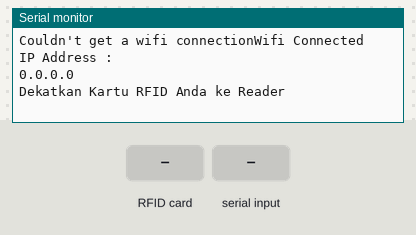
Simulated run of this sketch. Board: ESP8266 (NodeMCU). Shown: the last lines printed to the serial monitor. The inputs (shaded band) are chosen by the test bench. WiFi joins after 1.5 s; servers stay silent unless stated; uploads are accepted with an empty reply.

Above: at 1.7 s.
1.8 s: RFID card 5E 7A 19 C4 held to the reader
At 3.4 s:
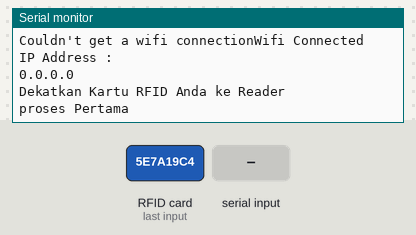
3.7 s: "y" received over the second serial link
At 5.1 s:
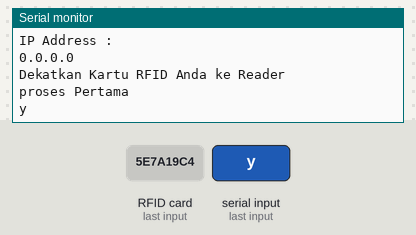
7.7 s: "berhasil" received over the second serial link
At 9.2 s:
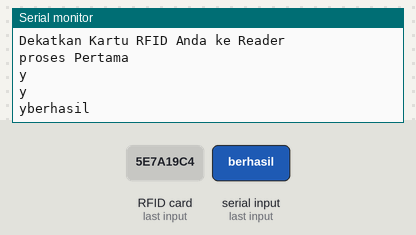
11.7 s: "ambil" received over the second serial link
At 13.2 s:
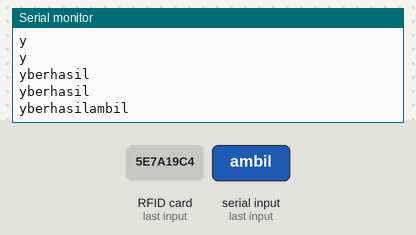
15.7 s: "habis" received over the second serial link
At 17.2 s:
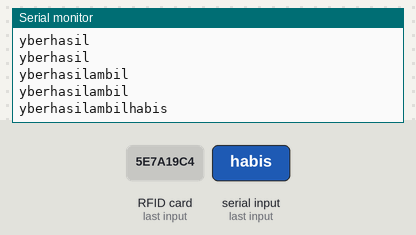
19.8 s: RFID card 5E 7A 19 C4 held to the reader
At 20.07 s:
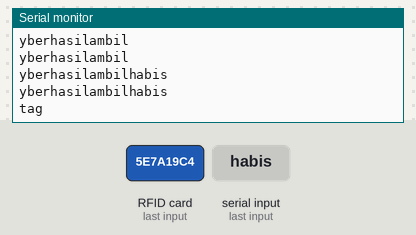

Measured:
- after the input at 1.8 s, the serial monitor: prints a new line after 0.41 s (image 1)
- after the input at 3.7 s, the serial monitor: prints a new line after 0.51 s (image 2)
- after the input at 7.7 s, the serial monitor: prints a new line after 0.54 s (image 3)
- after the input at 11.7 s, the serial monitor: prints a new line after 0.57 s (image 4)
- after the input at 15.7 s, the serial monitor: prints a new line after 0.59 s (image 5)
- after the input at 19.8 s, the serial monitor: prints a new line at once (image 6)

The sketch:

nodemcu.ino
```cpp
//libarary rfid
#include <SoftwareSerial.h>
#include <MFRC522.h>
#include <SPI.h>
//library wifi
#include <ESP8266HTTPClient.h>
#include <ESP8266WiFi.h>

//Network SSID
const char* ssid = "empty";
const char* password = "makansamba1122";

//pengenal host (server) = IP Address komputer server
const char* host = "192.168.43.118";

//sediakan variabel untuk RFID
#define SDA_PIN 2  //D4
#define RST_PIN 0  //D3

MFRC522 mfrc522(SDA_PIN, RST_PIN);
//untuk software serial
SoftwareSerial mySerial(5, 4); // RX, TX

String arrDataWeb[3];
int indexWeb = 0;

//untuk milis
unsigned long previousMillis = 0;
const long interval = 2000;

WiFiClient client;
int status = WL_IDLE_STATUS;
String text = "";
String minta = "";
void setup() {
  Serial.begin(115200);
  mySerial.begin(9600);

  //setting koneksi wifi
  WiFi.hostname("NodeMCU");
  status = WiFi.begin(ssid, password);

  //cek koneksi wifi

  if(WiFi.status() != WL_CONNECTED)
  {
    //progress sedang mencari WiFi
    delay(500);
    Serial.print("Couldn't get a wifi connection");
  }else{
    Serial.println("Connected to wifi");
    Serial.println("\nStarting connection...");
    // if you get a connection, report back via serial:
    if (client.connect(host, 80)) {
      Serial.println("connected");
      // Make a HTTP request:
      client.println("GET /search?q=arduino HTTP/1.0");
      client.println();
    }
  }

  Serial.println("Wifi Connected");
  Serial.println("IP Address : ");
  Serial.println(WiFi.localIP());

  SPI.begin();
  mfrc522.PCD_Init();
  Serial.println("Dekatkan Kartu RFID Anda ke Reader");
  Serial.println();

}

void loop() {
  unsigned long currentMillis = millis(); // baca waktu
  //  proses baca data kiriman dari mega
  if(currentMillis - previousMillis >= interval){
    //  update previousMillis
    previousMillis = currentMillis;

    while(mySerial.available() > 0){
      minta += char(mySerial.read());
    }
    minta.trim();
    Serial.println(minta);
    if(minta == "y"){
      text = "berhasil";
//      Serial.println(text);
    }else{
      text = "tag";
//      Serial.println(text);

    }
  }
  if(! mfrc522.PICC_IsNewCardPresent()){
    return ;
  }
  if(! mfrc522.PICC_ReadCardSerial()){
    return ;
  }
    // Dump debug info about the card; PICC_HaltA() is automatically called
  mfrc522.PICC_DumpToSerial(&(mfrc522.uid));

  String RFID = bacaRFID();
//  Serial.println(RFID);

  Serial.println(text);
  if(text == "berhasil"){
    //kirim nomor kartu RFID untuk disimpan ke tabel tmprfid
    const int httpPort = 80;
    if(!client.connect(host, httpPort))
    {
      Serial.println("Connection Failed");
      return;
    }
    String Link;
    HTTPClient http;
    Link = "http://192.168.43.118/absensi/kirimkartu.php?nokartu=" + RFID;
    http.begin(Link);

    int httpCode = http.GET();
    String payload = http.getString();
    Serial.println(payload);

    if(payload == "ambil"){
      mySerial.write("a");
    }else if(payload == "habis"){
      mySerial.write("h");
    }

    mySerial.flush();
    text = "";
    mySerial.write("");
    Serial.println("proses Ulang");
    client.stop();
    http.end();
  }else{
    const int httpPort = 80;
    if(!client.connect(host, httpPort))
    {
      Serial.println("Connection Failed");
      return;
    }
    String Link;
    HTTPClient http;
    Link = "http://192.168.43.118/absensi/kirimkartu.php?nokartu=" + RFID;
    http.begin(Link);

    int httpCode = http.GET();
    String payload = http.getString();
    Serial.println(payload);

    if(payload == "ambil"){
      mySerial.write("a");
    }else if(payload == "habis"){
      mySerial.write("h");
    }
    text = "";
    mySerial.flush();
    Serial.flush();
    mySerial.write("");
    client.stop();
    mySerial.end();
    Serial.println("proses Pertama");
    http.end();
  }

  delay(2000);


}
String bacaRFID(){
  String IDTAG = "";
  for(byte i=0; i<mfrc522.uid.size; i++)
  {
    IDTAG += mfrc522.uid.uidByte[i];
  }
  return IDTAG;
}

String convertString(String data){
  for(int i = 0; i <= data.length(); i++){
    char delimiter = '-';
    if(data[i] != delimiter){
       arrDataWeb[indexWeb] += data[i];
    }else{
      indexWeb++;
    }
  }

  if(indexWeb == 2){
    Serial.println(arrDataWeb[0]);
    Serial.println(arrDataWeb[1]);
    Serial.println(arrDataWeb[2]);
  }

  arrDataWeb[0] = "";
  arrDataWeb[1] = "";
  arrDataWeb[2] = "";


}
```
